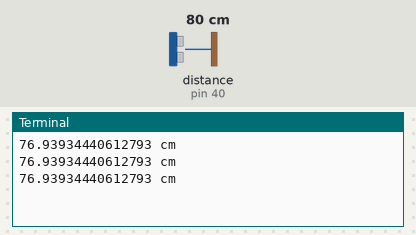
A program run on a simulated Raspberry Pi (header pin numbers). Shown: the last lines printed to the terminal. Inputs (shaded band) come from the test bench; at power-on: distance to the obstacle (sensor on pin 40) 80 cm. The echo pulse lasts 58.3 µs per cm; the clock reads 2024-03-15 10:24:30 at power-on unless the program sets it.

Above: at 1.2 s.
1.3 s: distance to the obstacle (sensor on pin 40) set to 2 cm
At 1.9 s:
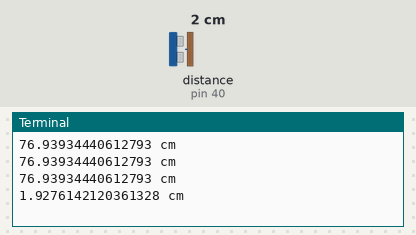
2.8 s: distance to the obstacle (sensor on pin 40) set to 4 cm
At 3.4 s:
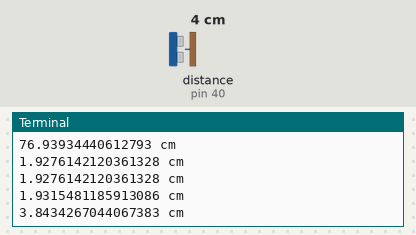
Timing chart, 0 to 5.8 s (numbered marks = the images above; inputs shaded):
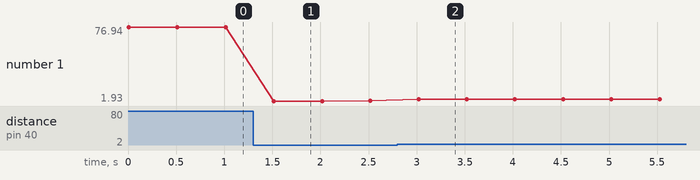

The program:

ultrasonic_distance.py
```python
# A program that measues the distance between the front of a HC_SRQ4 ultrasonic sensor to a target within range

import RPi.GPIO as GPIO
import time

GPIO.setmode(GPIO.BOARD)

# Pins
echo = 40
trig = 38

GPIO.setup(trig, GPIO.OUT)
GPIO.setup(echo, GPIO.IN)

# Sends a trigger signal to the sensor requesting it to do it's magic
def sendTrigger():
  GPIO.output(trig, 0)
  time.sleep(2E-6)
  GPIO.output(trig, 1)
  time.sleep(10E-6)
  GPIO.output(trig, 0)

# Returns the time delta of a round trip time for the sensor's signal
def delta() -> float:
  while GPIO.input(echo) == 0:
    pass
  start = time.time()
  while GPIO.input(echo) == 1:
    pass
  end = time.time()

  return (end - start)

# Returns the distance between the sensor and the object in centimeters
def distance(delta: float) ->float:
  # Halfing the time taken
  delta *= 0.5
  speed = 330 #  330m/s

  # Converting the distance to centimeters
  return (delta * speed) * 100

try:
  while True:
    sendTrigger()
    print(distance(delta()), "cm")
    time.sleep(.5)

except KeyboardInterrupt:
  GPIO.cleanup()
  print("\nExiting...\n")
```

Measured:
- after the input at 1.3 s, the terminal: prints a new line after 0.22 s (image 1)
- after the input at 2.8 s, the terminal: prints a new line after 0.22 s (image 2)
- plotted number 1: 76.94 → 1.93 after the input at 1.3 s, 1.93 → 3.85 after the input at 2.8 s
